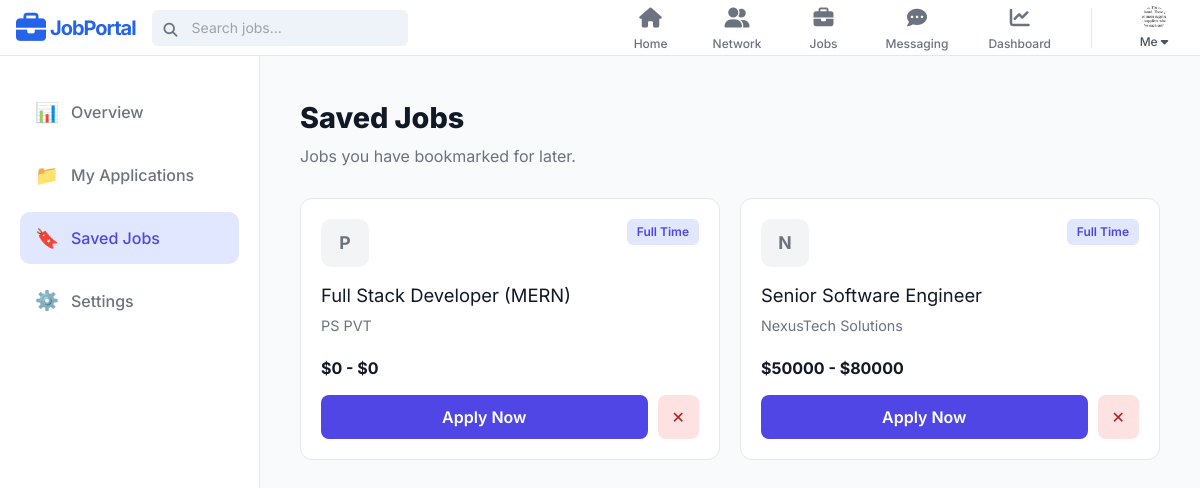
Page /saved-jobs/ (signed in) on the committed database.
### jobportal/models.py (models this page shows, shortened)
class UserProfile(models.Model):
    user = models.OneToOneField(User, on_delete=models.CASCADE, related_name='userprofile')
    headline = models.CharField(max_length=255, blank=True, null=True)
    bio = models.TextField(blank=True, null=True)
    location = models.CharField(max_length=100, blank=True, null=True)
    phone_number = models.CharField(max_length=20, blank=True, null=True)
    profile_picture = models.ImageField(upload_to='profile_pics/', blank=True, null=True)
    cover_image = models.ImageField(upload_to='cover_images/', blank=True, null=True)
    resume = models.FileField(upload_to='resumes/', blank=True, null=True)
    portfolio_url = models.URLField(blank=True, null=True)
    skills = models.TextField(blank=True, null=True, help_text="Comma-separated skills")
    connections = models.ManyToManyField("self", blank=True)
    profile_visibility = models.BooleanField(default=True)
    email_visibility = models.BooleanField(default=False)
    activity_status = models.BooleanField(default=True)
    data_sharing = models.BooleanField(default=False)
    personalized_ads = models.BooleanField(default=True)
    notify_jobs = models.BooleanField(default=True)
    notify_network = models.BooleanField(default=True)
    search_appearances_count = models.PositiveIntegerField(default=0)

class SavedJob(models.Model):
    user = models.ForeignKey(User, on_delete=models.CASCADE)
    job = models.ForeignKey(Job, on_delete=models.CASCADE)
    saved_at = models.DateTimeField(auto_now_add=True)
    class Meta:
        unique_together = ('user', 'job')

class Job(models.Model):
    JOB_TYPES = [
        ('Full Time', 'Full Time'),
        ('Part Time', 'Part Time'),
        ('Freelance', 'Freelance'),
        ('Internship', 'Internship'),
    ]
    company = models.ForeignKey(
        Company,
        on_delete=models.CASCADE,
        related_name="jobs"
    )
    title = models.CharField(max_length=200)
    company_name = models.CharField(max_length=100, editable=False)
    location = models.CharField(max_length=100)
    description = models.TextField()
    requirements = models.TextField(blank=True, default="No specific requirements.")
    benefits = models.TextField(blank=True, default="Competitive salary.")
    salary_min = models.PositiveIntegerField(default=0)
    salary_max = models.PositiveIntegerField(default=0)
    job_type = models.CharField(max_length=20, choices=JOB_TYPES, default='Full Time')
    is_remote = models.BooleanField(default=False)
    is_urgent = models.BooleanField(default=False)
    created_at = models.DateTimeField(default=timezone.now)
    views = models.IntegerField(default=0)
    skills = models.TextField(blank=True, null=True, help_text="Comma-separated skills required for this job")

### jobportal/views.py (the view)
    def _wrapped_view(request, *args, **kwargs):
        if request.user.is_authenticated and hasattr(request.user, 'company'):
            return redirect('company_dashboard')
        return view_func(request, *args, **kwargs)

### jobportal/views.py (called while the page is built)
def candidate_only(view_func):
    def _wrapped_view(request, *args, **kwargs):
        if request.user.is_authenticated and hasattr(request.user, 'company'):
            return redirect('company_dashboard')
        return view_func(request, *args, **kwargs)
    return _wrapped_view

@login_required
@candidate_only
def saved_jobs_view(request):
    saved_jobs = SavedJob.objects.filter(user=request.user).order_by('-saved_at')
    return render(request, 'jobportal/saved_jobs.html', {'saved_jobs': saved_jobs})

### jobportal/templates/jobportal/saved_jobs.html
{% extends 'jobportal/base.html' %}
{% load static %}
{% block content %}
<link rel="stylesheet" href="{% static 'jobportal/css/dashboard.css' %}">
<div class="dashboard-container">
    <aside class="dash-sidebar">
        <a href="{% url 'dashboard' %}" class="nav-item">
            <span class="nav-icon">📊</span> Overview
        </a>
        <a href="{% url 'my_applications' %}" class="nav-item">
            <span class="nav-icon">📁</span> My Applications
        </a>
        <a href="{% url 'saved_jobs' %}" class="nav-item active">
            <span class="nav-icon">🔖</span> Saved Jobs
        </a>
        <a href="{% url 'settings' %}" class="nav-item">
            <span class="nav-icon">⚙️</span> Settings
        </a>
    </aside>
    <main class="dash-content">
        <div class="page-header">
            <h1 class="page-title">Saved Jobs</h1>
            <p class="page-sub">Jobs you have bookmarked for later.</p>
        </div>
        <div class="jobs-grid">
            {% for item in saved_jobs %}
            <div class="job-grid-card">
                <div class="job-top">
                    <div class="logo-box">{{ item.job.company_name|slice:":1" }}</div>
                    <span class="job-type-badge">{{ item.job.job_type }}</span>
                </div>
                <h3 style="margin:0 0 5px 0; font-size:1.15rem; color:#111827;">{{ item.job.title }}</h3>
                <p style="margin:0 0 20px 0; color:#6b7280; font-size:0.9rem;">{{ item.job.company_name }}</p>
                <div style="margin-top:auto;">
                    <div style="font-weight:700; color:#111827; margin-bottom:15px;">
                        ${{ item.job.salary_min }} - ${{ item.job.salary_max }}
                    </div>
                    <div style="display:flex; gap:10px;">
                        <button class="btn-apply-sm">Apply Now</button>
                        <button class="btn-remove" title="Remove">✕</button>
                    </div>
                </div>
            </div>
            {% empty %}
            <div style="grid-column: 1 / -1; text-align:center; padding:60px; background:white; border-radius:12px; border:1px solid #e5e7eb;">
                <div style="font-size:3rem; margin-bottom:10px;">🔖</div>
                <h3>No saved jobs</h3>
                <p style="color:#6b7280;">Jobs you save will appear here.</p>
            </div>
            {% endfor %}
        </div>
    </main>
</div>
{% endblock %}

### jobportal/templates/jobportal/base.html (shortened to what this page needs)
{% load static %}
<!DOCTYPE html>
<html lang="en">
<head>
    <script src="https://cdn.tailwindcss.com"></script>
    <link rel="stylesheet" href="https://cdnjs.cloudflare.com/ajax/libs/font-awesome/6.4.0/css/all.min.css">
</head>
<body class="flex flex-col min-h-screen">
    {% if is_company_profile %}
        <nav class="bg-white border-b border-gray-200 sticky top-0 z-50 h-14">
            <div class="max-w-7xl mx-auto px-4 h-full flex items-center justify-between">
                <a href="{% url 'home' %}" class="flex items-center gap-1 text-blue-600">
                    <i class="fa-solid fa-briefcase text-3xl"></i>
                    <span class="text-xl font-bold tracking-tighter hidden sm:block">JobPortal</span>
                </a>
                <div class="flex h-full items-center gap-6">
                    <a href="{% url 'home' %}" class="flex flex-col items-center justify-center h-full min-w-[60px] text-gray-500 hover:text-black">
                        <i class="fa-solid fa-house text-xl mb-1"></i>
                        <span class="text-xs font-medium">Home</span>
                    </a>
                </div>
            </div>
        </nav>
    {% else %}
        <nav class="bg-white border-b border-gray-200 sticky top-0 z-50 h-14">
            <div class="max-w-7xl mx-auto px-4 h-full flex items-center justify-between">
                <div class="flex items-center gap-4">
                    <a href="{% url 'home' %}" class="flex items-center gap-1 text-blue-600 hover:text-blue-700">
                        <i class="fa-solid fa-briefcase text-3xl"></i>
                        <span class="text-xl font-bold tracking-tighter hidden sm:block">JobPortal</span>
                    </a>
                    <div class="hidden md:block relative">
                        <i class="fa-solid fa-magnifying-glass absolute left-3 top-2.5 text-gray-500 text-sm"></i>
                        <form action="{% url 'find_jobs' %}" method="GET">
                            <input type="text" name="q" placeholder="Search jobs..." class="bg-[#edf3f8] pl-10 pr-4 py-2 w-64 rounded-md text-sm outline-none focus:ring-2 focus:ring-black transition">
                        </form>
                    </div>
                </div>
                <div class="flex h-full items-center gap-1 sm:gap-2 lg:gap-6">
                    <ul class="flex h-full items-center space-x-1 sm:space-x-4 lg:space-x-6">
                        <li class="h-full flex items-center">
                            <a href="{% url 'home' %}" class="flex flex-col items-center justify-center px-2 text-gray-500 hover:text-black transition h-full min-w-[60px] ">
                                <i class="fa-solid fa-house text-xl mb-1"></i>
                                <span class="text-[10px] lg:text-xs font-medium hidden md:block">Home</span>
                            </a>
                        </li>
                        <li class="h-full flex items-center">
                            <a href="{% url 'network' %}" class="flex flex-col items-center justify-center px-2 text-gray-500 hover:text-black transition h-full min-w-[60px] ">
                                <i class="fa-solid fa-user-group text-xl mb-1"></i>
                                <span class="text-[10px] lg:text-xs font-medium hidden md:block">Network</span>
                            </a>
                        </li>
                        <li class="h-full flex items-center">
                            <a href="{% url 'find_jobs' %}" class="flex flex-col items-center justify-center px-2 text-gray-500 hover:text-black transition h-full min-w-[60px] ">
                                <i class="fa-solid fa-briefcase text-xl mb-1"></i>
                                <span class="text-[10px] lg:text-xs font-medium hidden md:block">Jobs</span>
                            </a>
                        </li>
                        <li class="h-full flex items-center">
                            <a href="{% url 'messaging' %}" class="flex flex-col items-center justify-center px-2 text-gray-500 hover:text-black transition h-full min-w-[60px] ">
                                <i class="fa-solid fa-comment-dots text-xl mb-1"></i>
                                <span class="text-[10px] lg:text-xs font-medium hidden md:block">Messaging</span>
                            </a>
                        </li>
                        <li class="h-full flex items-center">
                            <a href="{% url 'dashboard' %}" class="flex flex-col items-center justify-center px-2 text-gray-500 hover:text-black transition h-full min-w-[60px] ">
                                <i class="fa-solid fa-chart-line text-xl mb-1"></i>
                                <span class="text-[10px] lg:text-xs font-medium hidden md:block">Dashboard</span>
                            </a>
                        </li>
                    </ul>
                    {% if user.is_authenticated %}
                        <div class="relative h-full flex items-center">
                            <button onclick="toggleUserMenu(event)" class="flex flex-col items-center justify-center min-w-[60px] focus:outline-none cursor-pointer">
                                {% if user.userprofile.profile_picture %}
                                    <img src="{{ user.userprofile.profile_picture.url }}" class="w-6 h-6 rounded-full object-cover">
                                {% else %}
                                    <img src="{% static 'images/avatar_placeholder.png' %}" class="w-6 h-6 rounded-full object-cover">
                                {% endif %}
                                <span class="text-[10px] lg:text-xs font-medium hidden md:block mt-1 text-gray-600">Me <i class="fa-solid fa-caret-down"></i></span>
                            </button>
                        </div>
                    {% endif %}
                </div>
            </div>
        </nav>
    {% endif %}
    <main class="flex-grow">
        {% block content %}{% endblock %}
    </main>
</body>
</html>

### jobportal/static/jobportal/css/dashboard.css (style rules this page uses)
:root { --primary: #4f46e5; --primary-light: #e0e7ff; --text-dark: #111827; --text-grey: #6b7280; --bg-surface: #f9fafb; --white: #ffffff; --border: #e5e7eb; --sidebar-width: 260px; --radius: 12px; }
body { background-color: var(--bg-surface); font-family: 'Inter', sans-serif; }
.dashboard-container { display: flex; max-width: 1400px; margin: 0 auto; min-height: calc(100vh - 70px); }
.dash-sidebar { width: var(--sidebar-width); background: var(--white); border-right: 1px solid var(--border); padding: 30px 20px; display: flex; flex-direction: column; gap: 10px; flex-shrink: 0; }
.nav-item { display: flex; align-items: center; gap: 12px; padding: 12px 15px; color: var(--text-grey); text-decoration: none; border-radius: 10px; font-weight: 500; transition: all 0.2s; }
.nav-item:hover, .nav-item.active { background-color: var(--primary-light); color: var(--primary); }
.nav-icon { font-size: 1.2rem; }
.dash-content { flex: 1; padding: 40px; }
.welcome-header, .page-header { margin-bottom: 30px; }
.welcome-title, .page-title { font-size: 1.8rem; font-weight: 800; color: var(--text-dark); margin: 0; }
.welcome-sub, .page-sub { color: var(--text-grey); margin-top: 5px; }
.jobs-grid { display: grid; grid-template-columns: repeat(auto-fill, minmax(300px, 1fr)); gap: 20px; }
.job-grid-card { background: var(--white); border: 1px solid var(--border); border-radius: var(--radius); padding: 20px; transition: transform 0.2s, box-shadow 0.2s; display: flex; flex-direction: column; }
.job-top { display: flex; justify-content: space-between; align-items: start; margin-bottom: 15px; }
.logo-box { width: 48px; height: 48px; background: #f3f4f6; border-radius: 10px; display: flex; align-items: center; justify-content: center; font-weight: 700; color: #6b7280; font-size: 1.1rem; }
.job-type-badge { background: #e0e7ff; color: var(--primary); padding: 4px 10px; border-radius: 6px; font-size: 0.75rem; font-weight: 600; }
.btn-apply-sm { flex: 1; background: var(--primary); color: white; border: none; padding: 10px; border-radius: 8px; font-weight: 600; cursor: pointer; }
.btn-remove { background: #fee2e2; color: #b91c1c; border: none; padding: 10px 14px; border-radius: 8px; cursor: pointer; }

### jobportal/templates/jobportal/base.html (style rules this page uses)
body { font-family: 'Inter', sans-serif; background-color: #f3f2ef; }

### rows in the picture
SavedJob: job.company_name "P", job.job_type "Full Time", job "Full Stack Developer (MERN)", job.company_name "PS PVT", job.salary_min "0", job.salary_max "0"
SavedJob: job.company_name "N", job.job_type "Full Time", job "Senior Software Engineer", job.company_name "NexusTech Solutions", job.salary_min "50000", job.salary_max "80000"
